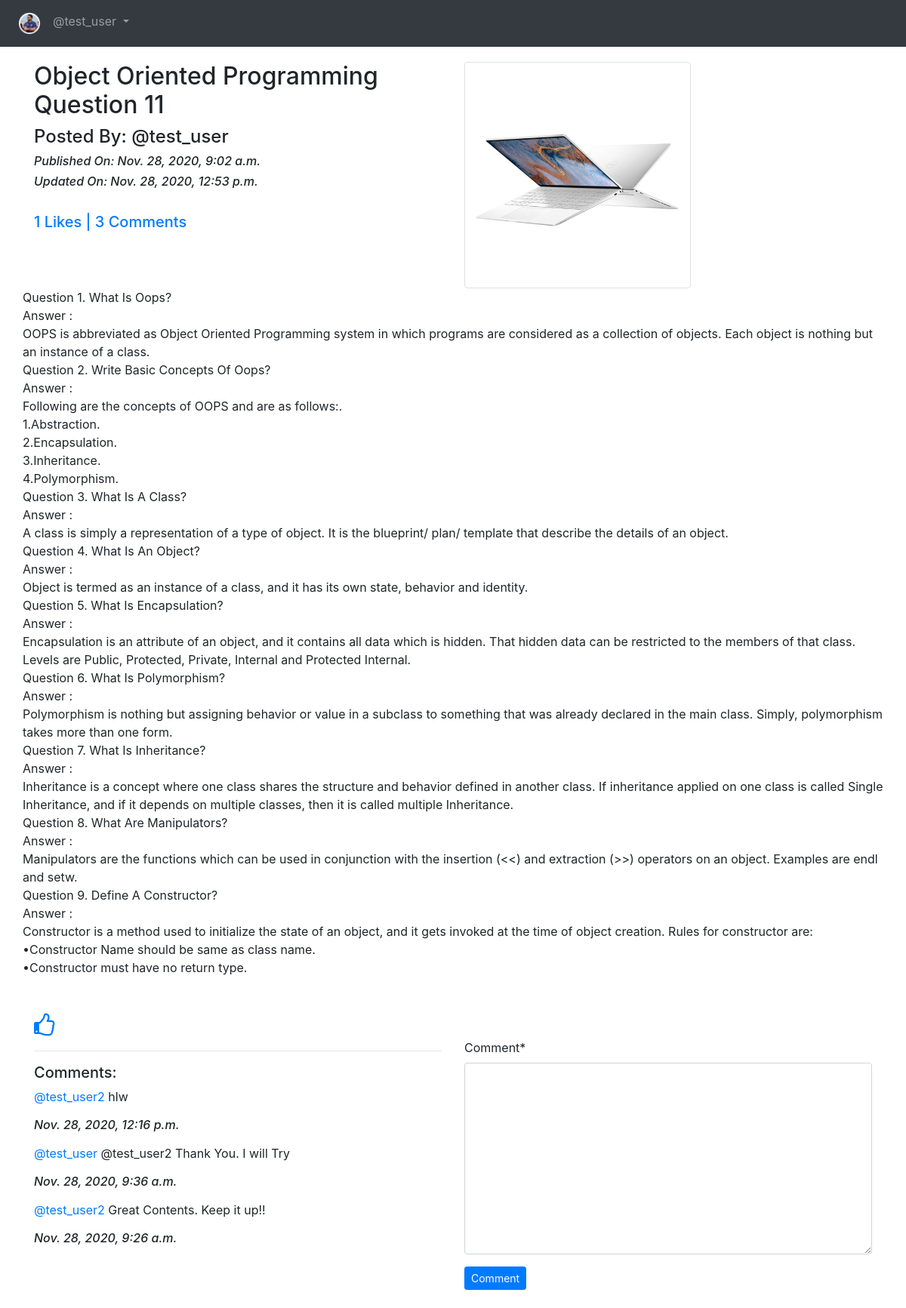
/blog/details/Object-Oriented-Programming-Question-e0a83c1b-e181-421f-b0a6-c99d6f730f84 (signed in), run on the app's committed database.
### App_Blog/models.py (models this page shows, shortened)
class Blog(models.Model):
    author = models.ForeignKey(User, on_delete=models.CASCADE, related_name='post_author')
    blog_title = models.CharField(max_length=264, verbose_name="Put a Title")   # verbose = Label
    slug = models.SlugField(max_length=264, unique=True)
    blog_content = models.TextField(verbose_name="What is on Your Mind?")
    blog_image = models.ImageField(upload_to='blog_images', verbose_name="Image")
    publish_date = models.DateTimeField(auto_now_add=True)
    update_date = models.DateTimeField(auto_now=True)
    class Meta:
        ordering = ['-publish_date',]

class Comment(models.Model):
    blog = models.ForeignKey(Blog, on_delete=models.CASCADE, related_name='blog_comment')
    user = models.ForeignKey(User, on_delete=models.CASCADE, related_name='user_comment')
    comment = models.TextField()
    comment_date = models.DateTimeField(auto_now_add=True)
    class Meta:
        ordering = ['-comment_date',]

### App_Blog/views.py (the view, shortened to what this page needs)
# urls.py: path('details/<slug:slug>', views.blog_details, name='blog_details'),
@login_required
def blog_details(request, slug):
    blog = Blog.objects.get(slug=slug)
    comment_form = CommentForm()
    already_liked = Likes.objects.filter(blog=blog, user= request.user)
    if already_liked:
        liked = True
    else:
        liked = False
    return render(request, 'App_Blog/blog_details.html', context={'blog':blog, 'comment_form':comment_form,  'liked':liked })

### App_Blog/forms.py
class CommentForm(forms.ModelForm):
    class Meta:
        model = Comment
        fields = ('comment',)

### templates/App_Blog/blog_details.html (shortened to what this page needs)
{% extends 'base.html' %}
{% load crispy_forms_tags %}
{% block body_block %}
<div class="row">
  <div class="col-sm-6">
    <h2>{{ blog.blog_title }}</h2>
    <h4>Posted By: @{{ blog.author }}</h4>
    <i>
      <h6>Published On: {{ blog.publish_date }}</h6>
    </i>
    <i>
      <h6>Updated On: {{ blog.update_date }}</h6>
    </i>
    <br><h5 class="text-primary">{{blog.liked_blog.count}} Likes | {{blog.blog_comment.count}} Comments</h5>
  </div>
  <div class="col-sm-6">
    <img src="/media/{{blog.blog_image}}" class="img-thumbnail" width="300px">
  </div>
  <p>
    {{ blog.blog_content|linebreaks }}
  </p>
</div>
{% if not liked %}
<a href="{% url 'App_Blog:liked_post' pk=blog.pk %}">
  <i class="fa fa-thumbs-o-up fa-2x" aria-hidden="true"></i>
</a>
{% else %}
<a href="{% url 'App_Blog:unliked_post' pk=blog.pk %}">
  <i class="fa fa-thumbs-o-down fa-2x" aria-hidden="true"></i>
</a>
{% endif %}
<div class="row">
  <div class="col-sm-6">
    <hr>
    <h5>Comments:</h5>
    {% for comment in blog.blog_comment.all %}
    <p><a href="#">@{{comment.user}}</a> {{comment.comment}}<br>
      <i>
        <h6>{{comment.comment_date}}</h6>
      </i>
    </p>
    {% endfor %}
  </div>
  <div class="col-sm-6">
    <form method="POST">
      {{ comment_form|crispy }}
      <button type="submit" class="btn btn-primary btn-sm">Comment</button>
    </form>
  </div>
</div>
<br>
{% endblock %}

### templates/base.html (shortened to what this page needs)
<!DOCTYPE html>
<html lang="en" dir="ltr">
<head>
  <link rel="stylesheet" href="https://maxcdn.bootstrapcdn.com/bootstrap/4.4.1/css/bootstrap.min.css">
  <link href="https://maxcdn.bootstrapcdn.com/font-awesome/4.7.0/css/font-awesome.min.css" rel="stylesheet">
</head>
<body>
  <nav class="navbar navbar-expand-sm bg-dark navbar-dark">
    <ul class="navbar-nav">
      <li class="nav-item active">
        <a class="nav-link" href="{% url 'index' %}"><img src="/media/foysal.ico" width="30px"></a>
      </li>
      {% if user.is_authenticated %}
      <div class="nav-item dropdown">
        <a class="nav-link dropdown-toggle" href="#" id="navbardrop" data-toggle="dropdown">
          @{{user.username}}
        </a>
      </div>
      {% endif %}
    </ul>
  </nav>
  <div class="container" style="padding-top:20px">
    {% block body_block %}
    {% endblock %}
  </div>
</body>
</html>

### data on the page
Blog: blog_title "Object Oriented Programming Question 11", author "test_user", publish_date "Nov. 28, 2020, 9:02 a.m.", update_date "Nov. 28, 2020, 12:53 p.m.", liked_blog.count "1", blog_comment.count "3", blog_image (picture), blog_content "Question 1. What Is Oops? Answer : OOPS is abbreviated as Object Oriented Programming system in which programs are considered as a collection of objects. Each object is nothing but an instance of a class. Question 2. Write Basic Concepts Of Oops? Answer : Following are the concepts of OOPS and are as follows:. 1.Abstraction. 2.Encapsulation. 3.Inheritance. 4.Polymorphism. Question 3. What Is A Class? Answer : A class is simply a representation of a type of object. It is the blueprint/ plan/ template that describe the details of an object. Question 4. What Is An Object? Answer : Object is termed as an instance of a class, and it has its own state, behavior and identity. Question 5. What Is…"
Comment: user "test_user2", comment "hlw"
Comment: user "test_user", comment "@test_user2 Thank You. I will Try"
Comment: user "test_user2", comment "Great Contents. Keep it up!!"

### other printed values
{{ user.username }} "test_user"
